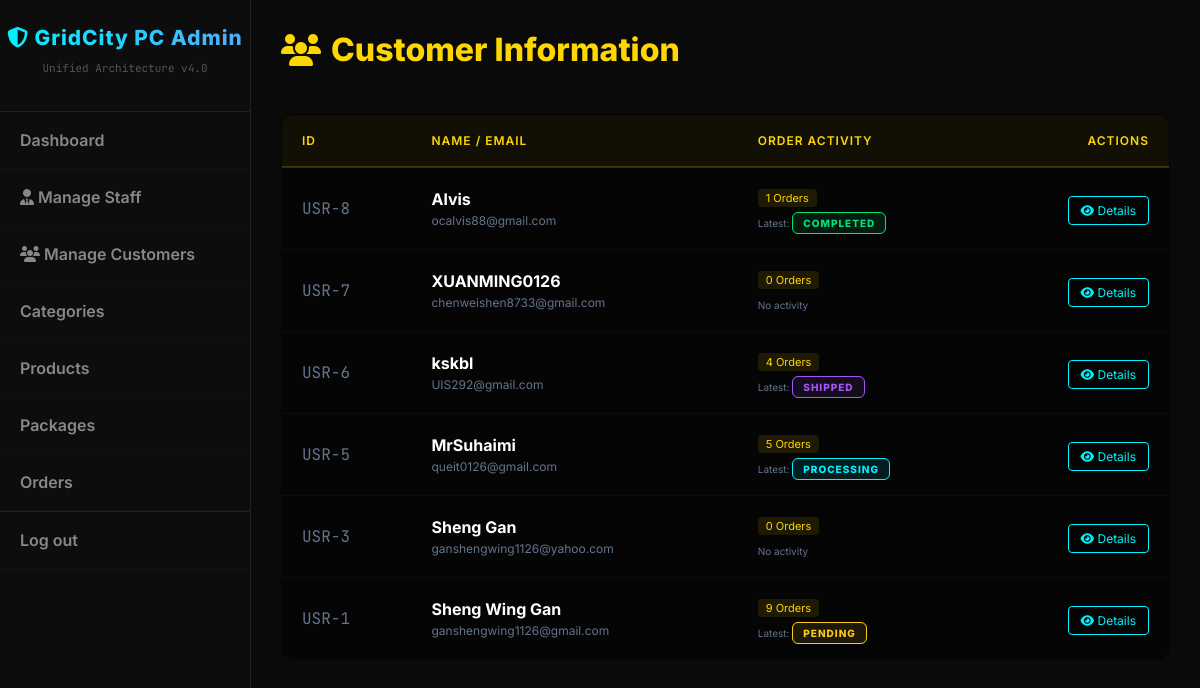
The page /manage_users.php (signed in) on the database as committed earlier.
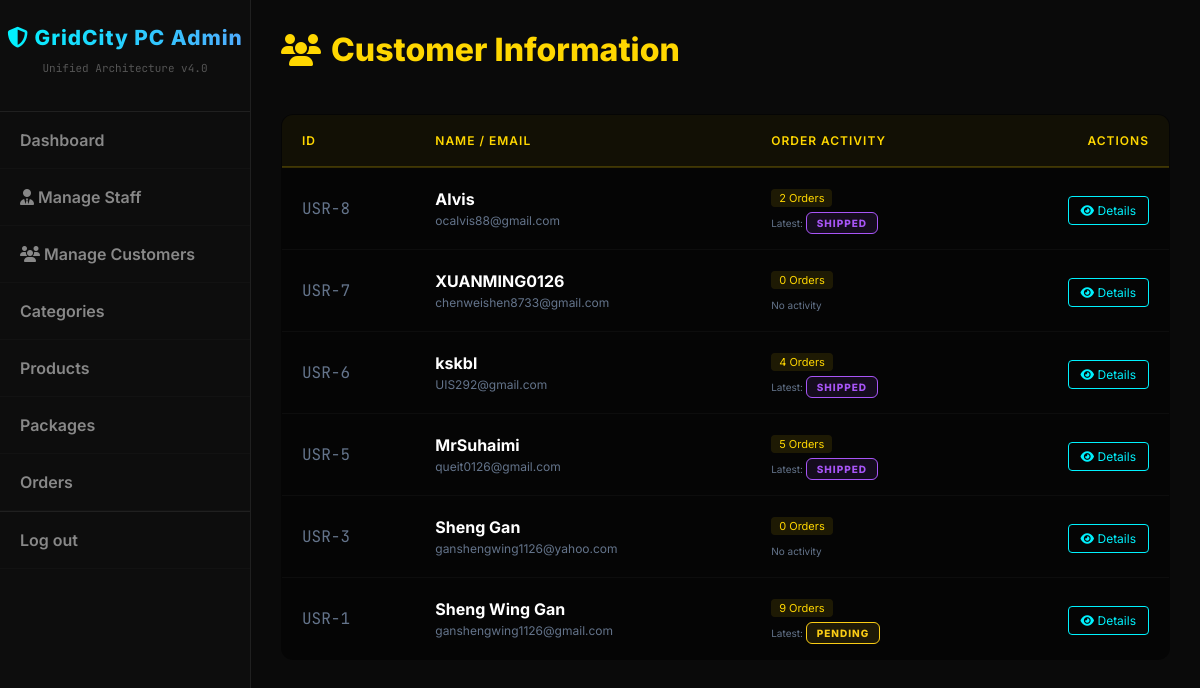
The same page on the database as committed later.
### tables this page shows
CREATE TABLE `customers` (
  `customer_id` int(11) NOT NULL,
  `username` varchar(150) DEFAULT NULL,
  `first_name` varchar(50) DEFAULT NULL,
  `last_name` varchar(50) DEFAULT NULL,
  `email` varchar(100) NOT NULL,
  `password` varchar(255) NOT NULL,
  `phone_number` varchar(20) DEFAULT NULL,
  `birthday` date DEFAULT NULL,
  `wallet_balance` decimal(10,2) NOT NULL DEFAULT 0.00,
  `reward_coins` int(11) NOT NULL DEFAULT 0,
  `membership_tier` varchar(20) DEFAULT 'Standard',
  `vip_expiry_date` datetime DEFAULT NULL,
  `auto_renew` tinyint(1) DEFAULT 0,
  `default_shipping_address` text DEFAULT NULL,
  `account_status` varchar(20) DEFAULT 'Active',
  `reset_token` varchar(6) DEFAULT NULL,
  `reset_token_expire` datetime DEFAULT NULL,
  `pref_gamer` int(11) DEFAULT 0,
  `pref_creator` int(11) DEFAULT 0,
  `pref_student` int(11) DEFAULT 0,
  `pref_enthusiast` int(11) DEFAULT 0,
  `created_at` datetime DEFAULT current_timestamp()
);

### manage_users.php (the view, shortened to what this page needs)
<!DOCTYPE html>
<html lang="en">
<head>
    <link rel="stylesheet" href="https://cdnjs.cloudflare.com/ajax/libs/font-awesome/6.4.0/css/all.min.css">
    <link rel="stylesheet" href="css/admin_style.css">
</head>
<body>
    <div class="admin-container">
        <nav class="admin-sidebar">
            <div class="sidebar-header">
                <h3><i class="fas fa-shield-alt"></i> GridCity PC Admin</h3>
                <p style="color:#555; font-size:11px; font-family:'JetBrains Mono';">Unified Architecture v4.0</p>
            </div>
          <ul class="sidebar-menu">
                <li><a href="admin_dashboard.php">Dashboard</a></li>
                <?php
                $role = strtolower($_SESSION['admin_role'] ?? $_SESSION['role'] ?? '');
                ?>
                <?php if ($role === 'superadmin'): ?>
                    <li><a href="manage_staff.php"><i class="fas fa-user-tie"></i> Manage Staff</a></li>
                <?php endif; ?>
                <li><a href="manage_users.php"><i class="fas fa-users"></i> Manage Customers</a></li>
                <li><a href="manage_categories.php">Categories</a></li>
                <li><a href="manage_products.php">Products</a></li>
                <li><a href="manage_packages.php">Packages</a></li>
                <li><a href="manage_orders.php">Orders</a></li>
                <li><a href="admin_logout.php" class="logout-btn">Log out</a></li>
            </ul>
        </nav>
        <div class="admin-content" style="padding: 30px;">
            <header class="admin-header" style="margin-bottom: 30px;">
                <h2 style="color: #ffd700; margin:0;"><i class="fas fa-users"></i> Customer Information</h2>
            </header>
            <table class="cyber-table">
                <thead>
                    <tr>
                        <th>ID</th>
                        <th>Name / Email</th>
                        <th>Order Activity</th>
                        <th style="text-align: right;">Actions</th>
                    </tr>
                </thead>
                <tbody>
                    <?php
                    $sql = "SELECT c.*,
                            (SELECT COUNT(*) FROM orders WHERE customer_id = c.customer_id) as total_orders,
                            (SELECT order_status FROM orders WHERE customer_id = c.customer_id ORDER BY order_date DESC LIMIT 1) as latest_status
                            FROM customers c ORDER BY c.customer_id DESC";
                    $res = $conn->query($sql);
                    while ($row = $res->fetch_assoc()) {
                        $uid = $row['customer_id'];
                        $total = $row['total_orders'];
                        $status = $row['latest_status'];
                        $bg = "rgba(255,255,255,0.05)"; $col = "#888";
                        if ($status == 'Pending') { $bg = "rgba(250, 204, 21, 0.1)"; $col = "#facc15"; }
                        elseif ($status == 'Processing') { $bg = "rgba(0, 242, 254, 0.1)"; $col = "#00f2fe"; }
                        elseif ($status == 'Shipped') { $bg = "rgba(168, 85, 247, 0.1)"; $col = "#a855f7"; }
                        elseif ($status == 'Completed') { $bg = "rgba(0, 230, 118, 0.1)"; $col = "#00e676"; }
                        elseif ($status == 'Cancelled') { $bg = "rgba(255, 77, 77, 0.1)"; $col = "#ff4d4d"; }
                        echo "<tr>";
                        echo "<td style='color:#64748b; font-family:JetBrains Mono;'>USR-".$uid."</td>";
                        echo "<td><strong>".htmlspecialchars($row['username'])."</strong><br><span style='color:#64748b; font-size:12px;'>".htmlspecialchars($row['email'])."</span></td>";
                        echo "<td>
                                <div style='margin-bottom:5px;'><span style='background:rgba(255,215,0,0.1); color:#ffd700; padding:2px 8px; border-radius:4px; font-size:11px;'>$total Orders</span></div>";
                        if($total > 0) {
                            echo "<div><span style='font-size:10px; color:#64748b;'>Latest: </span><span class='status-badge' style='background:$bg; color:$col; border-color:$col;'>".($status ?: 'N/A')."</span></div>";
                        } else {
                            echo "<div><span style='font-size:10px; color:#64748b;'>No activity</span></div>";
                        }
                        echo "</td>";
                        echo "<td style='text-align:right;'>
                                <a href='view_customer.php?id=$uid' style='background:transparent; color:#00f2fe; border:1px solid #00f2fe; padding:6px 12px; border-radius:4px; text-decoration:none; font-size:12px; transition:0.3s;' onmouseover=\"this.style.background='rgba(0,242,254,0.1)'\" onmouseout=\"this.style.background='transparent'\"><i class='fas fa-eye'></i> Details</a>
                              </td>";
                        echo "</tr>";
                    }
                    ?>
                </tbody>
            </table>
        </div>
    </div>
</body>
</html>

Rows that differ between the two databases and show on the page:
changed customers "Alvis": total "1" → "2"; status "COMPLETED" → "SHIPPED"
computed for customers "MrSuhaimi": status "PROCESSING" → "SHIPPED"
